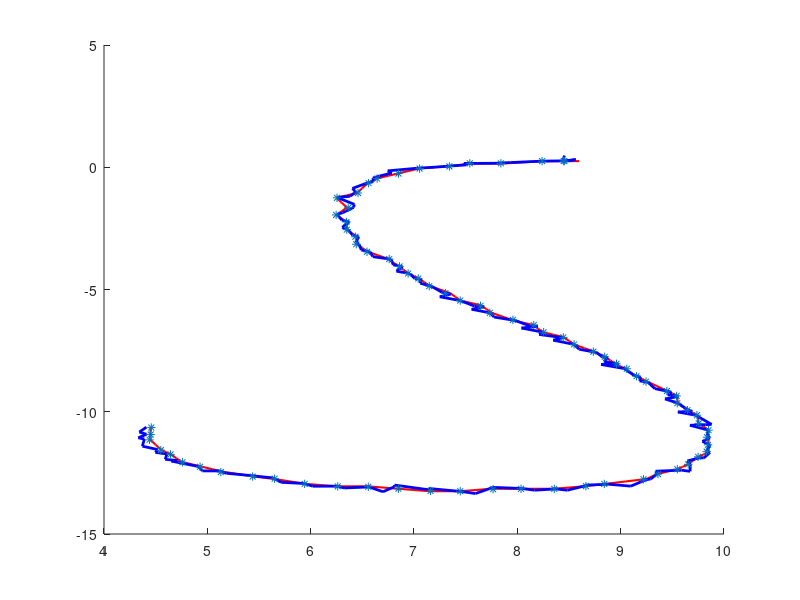

Write the MATLAB code that produced this figure. (Note: this script raises an error after producing the figure.)
clc;
clear all;

%% Params
dt = 0.1;
Data = csvread('Radar_Lidar_Data1.csv',1,1);
Zradar = [];
Zlidar = [];
EKF_Path = [];
N = 150;


%% State Transition Matrix
% Jacobian of A 
F = [[1, 0, dt, 0];
     [0, 1, 0, dt];
     [0, 0, 1, 0];
     [0, 0, 0, 1]];

% Control input matrix
B = [(dt^2)/2 (dt^2)/2 dt dt]';

u = 0;

% Process noise
P = [[1, 0, 0, 0];
     [0, 1, 0, 0];
     [0, 0, 1000, 0];
     [0, 0, 0, 1000]];

% Covariance
Q = [(dt^2)/4 0 (dt^3)/2 0;
     0 (dt^2)/4 0 (dt^3)/2;
     (dt^3/2) 0 (dt^2) 0;
     0 (dt^3)/2 0 (dt^2)];

% Measurement model
H = [[1, 0, 0, 0];
     [0, 1, 0, 0]];

I = eye(4);

% Uncertainty in radar and lidar
R_l = [[0.0025, 0];
       [0, 0.0025]];
  
R_r = [[0.09, 0, 0];
      [0, 0.005, 0];
      [0, 0, 0.09]];
 
if (Data(1,1) == 1)
    x = [Data(1,2); Data(1,3); 0; 0];
else
    x = [Data(1,2); Data(1,3); Data(1,4); 0];
end


for n = 1:N
    
    if (Data(n,1) == 2)
        
        %prediction
        x = F * x + B*u;
        P = F * P * transpose(F) + Q;

        %measurement update
        Z = Data(n,2:4);
        X = Z(1)*cos(Z(2));
        Y = Z(1)*sin(Z(2));
        VX = Z(3)*cos(Z(2));
        VY = Z(3)*sin(Z(2));

        c1 = X^2 + Y^2;
        c2 = sqrt(c1);
        c3 = c1 * c2;
        if (c1==0 || c2==0 || c3==0)
            H_Jac = [[0, 0, 0, 0];
                     [0, 0, 0, 0];
                     [0, 0, 0, 0]];
        else
            H_Jac = [[X/c2, Y/c2, 0, 0];
                    [-Y/c1, X/c1, 0, 0];
                    [(Y*(VX*Y-VY*X))/c3, (X*(X*VY-Y*VX))/c3, X/c2, Y/c2]];
        end
        Z_Car = [X; Y; VX; VY];
        y = transpose(Z) - (H_Jac * Z_Car);
        S = H_Jac * P * transpose(H_Jac) + R_r;
        K = P * transpose(H_Jac) * inv(S);
        x = Z_Car + (K * y);
        P = (I - (K * H_Jac)) * P;
        EKF_Path = [EKF_Path;[x(1),x(2)]];
        Zradar = [Zradar; Data(n,2:4)];
    
    else
        
        %prediction
        x = (F * x) + B*u;
        P = F * P * transpose(F) + Q;

        %measurement update
        Z = Data(n,2:3);
        y = transpose(Z) - (H * x);
        S = H * P * transpose(H) + R_l;
        K = P * transpose(H) * inv(S);
        x = x + (K * y);
        P = (I - (K * H)) * P;
        EKF_Path = [EKF_Path;[x(1),x(2)]];
        Zlidar = [Zlidar; Data(n,2:3)];
    end
    
end

for i = 1:length(Zradar)
    Radar_Measurement_Cart(i,:) = [[Zradar(i,1),0];[0, Zradar(i,1)]]*[cos(Zradar(i,2));sin(Zradar(i,2))];
end


%% Plot
hold on;
groundTruthX = Data(:,6);
groundTruthY = Data(:,7);
groundTruthX = groundTruthX(1:N);
groundTruthY = groundTruthY(1:N);

fusedPathX = EKF_Path(:,1);
fusedPathY = EKF_Path(:,2);


plot(groundTruthX(1:N),groundTruthY(1:N),'LineWidth', 1.5, 'LineStyle','-', 'Color', 'r');
plot(fusedPathX, fusedPathY, 'LineWidth', 2, 'LineStyle' ,'-', 'Color', 'b' );
scatter(Zlidar(:,1),Zlidar(:,2), '*');
scatter(Radar_Measurement_Cart(:,1),Radar_Measurement_Cart(:,2), 'o', 'g');

legend('Ground','EKF','Lidar','Radar');
grid on;
grid minor;
axis square;
title('Sensor Fusion using EKF');
xlabel('Path [m]');
hold off;


%% Error Calculation

true = sqrt(groundTruthX.^2 + groundTruthY.^2); 
predicted = sqrt(fusedPathX.^2 + fusedPathY.^2);
RMSE = sqrt(mean(((true - predicted).^2))); 

